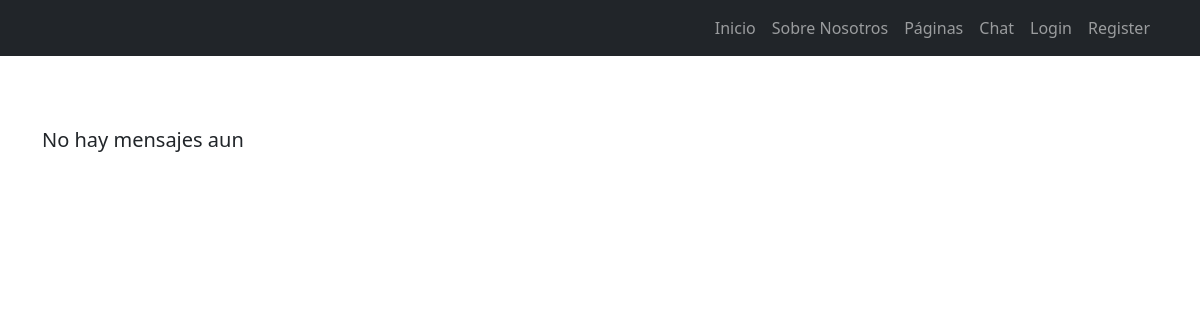
The page /chat/leer/ on the database as committed earlier.
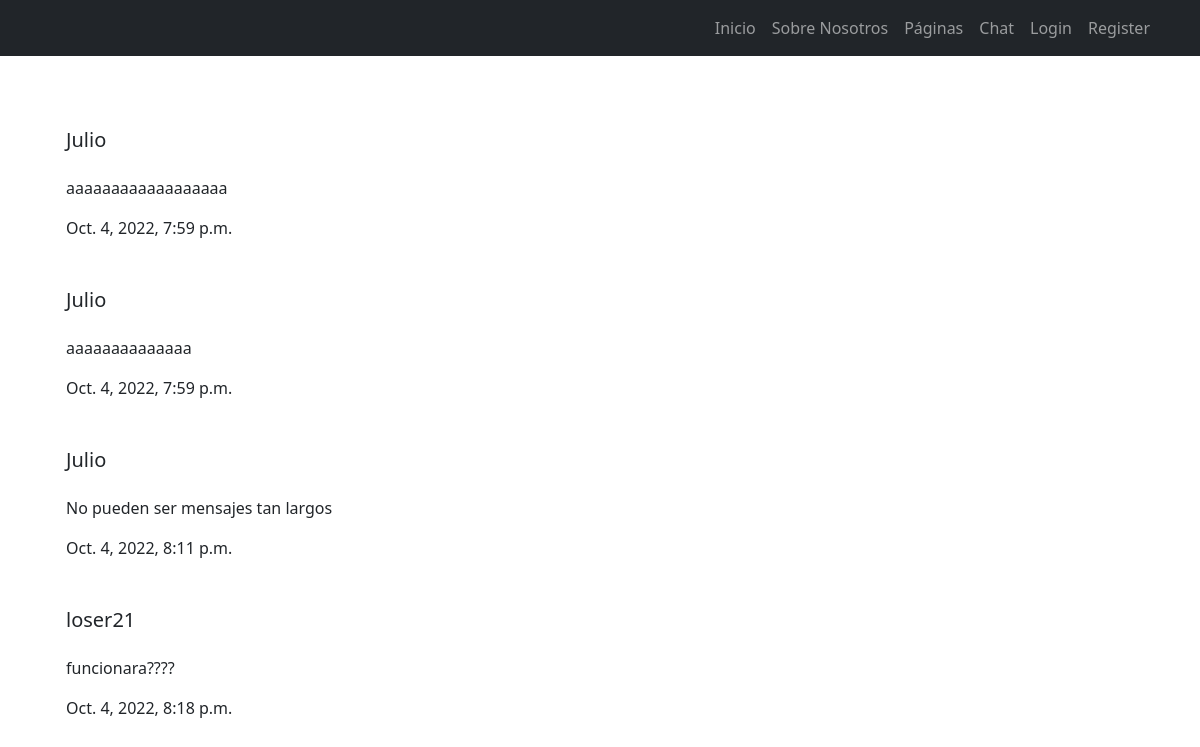
The same page on the database as committed later.
### chat_app/models.py (models this page shows, shortened)
class Mensajes(models.Model):
    id_mensaje = models.AutoField(primary_key=True)
    username = models.CharField(max_length=50)
    mensaje = RichTextField(blank=True, null=True)
    fecha_creacion_mensaje = models.DateTimeField(auto_now_add=True)

### chat_app/views.py (the view)
# urls.py: path("leer/", leer_mensajes, name="ver_mensajes"),
def leer_mensajes(request):
    mensajes = Mensajes.objects.all()
    return render(request, "ver_mensajes.html", {"mensajes" : mensajes})

### chat_app/templates/ver_mensajes.html
{% extends "base.html" %}
{% load static %}
{% block contenido %}
  {% if mensajes %}
    {% for mensaje in mensajes %}
      <div class="container">
        <div class="well">
            <div class="media">
            <div class="media-body">
              <section class="mb-5">
              <h5 class="media-heading">{{ mensaje.username }}</h5>
              <p class="fs-5 mb-4">{{ mensaje.mensaje|safe }}</p>
              <p>{{ mensaje.fecha_creacion_mensaje }}</p>
              </section>
            </div>
          </div>
        </div>
      </div>
    {% endfor %}
  {% else %}
    <h5>No hay mensajes aun</h5>
  {% endif %}
{% endblock %}

Rows that differ between the two databases and show on the page:
added Mensajes: username "Julio", mensaje "aaaaaaaaaaaaaaaaaa", fecha_creacion_mensaje "Oct. 4, 2022, 7:59 p.m."
added Mensajes: username "Julio", mensaje "aaaaaaaaaaaaaa", fecha_creacion_mensaje "Oct. 4, 2022, 7:59 p.m."
added Mensajes: username "Julio", mensaje "No pueden ser mensajes tan largos", fecha_creacion_mensaje "Oct. 4, 2022, 8:11 p.m."
added Mensajes: username "loser21", mensaje "funcionara????", fecha_creacion_mensaje "Oct. 4, 2022, 8:18 p.m."
Other text that changed with them:
text no longer shown: "No hay mensajes aun"
